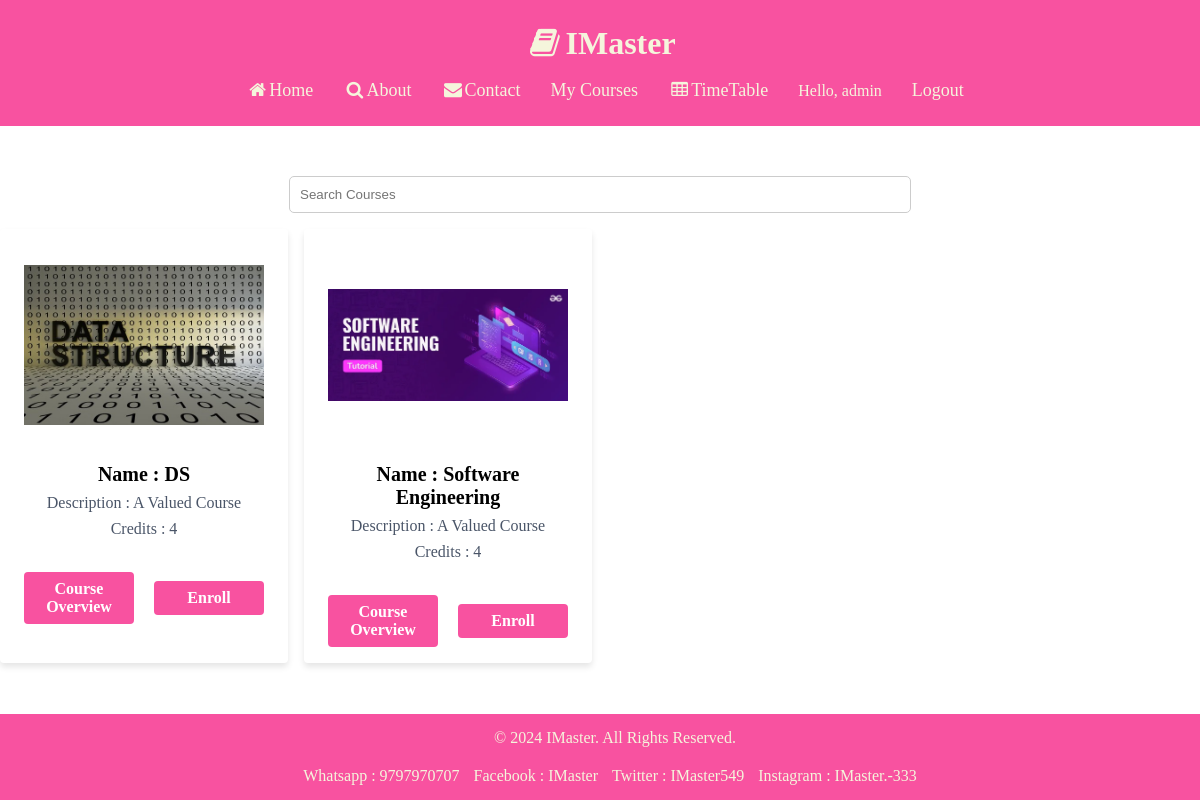
The app's page /home/ (signed in) with its own data.
### IMaster/models.py (models this page shows, shortened)
class Course(models.Model):
  course_name = models.CharField(max_length=100)
  credit = models.PositiveIntegerField()
  description = models.CharField(max_length=300)
  images = models.ImageField(upload_to='images')
  enrolled_students = models.ManyToManyField(User, related_name='enrolled_courses', blank=True)
  created_by = models.ForeignKey(User, on_delete=models.CASCADE)
  topics = models.ManyToManyField(Topic, related_name='courses')

### IMaster/views.py (the view)
# urls.py: path("home/", views.home, name="home"),
@login_required(login_url="info")
def home(request):
    courses = Course.objects.all()
    is_admin = request.user.groups.filter(name='Admin').exists()
    return render(request, "home.html", {"courses":courses, "is_admin":is_admin})

### IMaster/templates/home.html (shortened to what this page needs)
{% extends "base.html" %}
{% block content %}
{% load static %}
<div id="search">
  <input type="text" id="searchInput" class="form-control" placeholder="Search Courses">
</div>
<div class="my4 flex justify-center items-center">
  <div class="grid grid-cols-4 gap-4">
      {% for item in courses %}
      <div class="max-w-md mx-auto mb-4 rounded overflow-hidden shadow-lg">
          <div class="px-6 py-4">
            <div class="course-image-container">
              <img src="{% if item.images %}{{ item.images.url }}{% else %}{% static 'image/institution.png' %}{% endif %}" class="course-image" alt="Course Image">
            </div><br>
              <div class="flex justify-center items-center">
                  <div class="font-bold text-xl mb-2 course-name">Name : {{item.course_name}}</div>
              </div>
              <div class="flex justify-center items-center">
                  <p class="text-gray-700 text-base course-description">Description : {{item.description}}</p>
              </div>
              <div class="flex justify-center items-center">
                  <p class="text-gray-700 text-base course-credits">Credits : {{item.credit}}</p>
              </div>
              <br>
              <div class="button-container">
                <a href="{% url 'course_overview' item.id %}" class="view-course-button">
                    Course Overview
                </a>
                <a href="{% url 'enroll_course' item.id %}" class="view-course-button">
                    Enroll
                </a>
              </div>
          </div>
      </div>
      {% endfor %}
  </div>
</div>
{% endblock %}

### IMaster/templates/base.html (shortened to what this page needs)
{% load static %}
<!DOCTYPE html>
<html lang="en">
<head>
  <link rel="stylesheet" href="https://cdnjs.cloudflare.com/ajax/libs/font-awesome/4.7.0/css/font-awesome.min.css">
</head>
<body>
  <header class="navbar">
    <h1 class="text-4xl font-serif"><i class="fa fa-fw fa-book"></i>IMaster</h1><br>
    <nav class="nav">
        <ul>
            <li><a href="{% url 'home' %}"><i class="fa fa-fw fa-home"></i>Home</a></li>
            <li><a href="#"><i class="fa fa-fw fa-search"></i>About</a></li>
            <li><a href="#"><i class="fa fa-fw fa-envelope"></i>Contact</a></li>
            {% if user.is_authenticated %}
            <li><a href="{% url 'enrolled_courses' %}">My Courses</a></li>
            <li><a href="{% url 'timetable' %}"><i class="fa fa-fw fa-table"></i>TimeTable</a></li>
            <li style="color: beige; font-size: medium;">Hello, {{ user.username }}</li>
            <li><a href="{% url 'logout' %}" onclick="noBack()">Logout</a></li>
            {% else %}
            <li><a href="{% url 'signup' %}"><i class="fa fa-fw fa-user"></i>Signup</a></li>
            <li><a href="{% url 'login' %}"><i class="fa fa-fw fa-user"></i>Login</a></li>
            {% endif %}
        </ul>
    </nav>
</header>
  <div id="content" style="padding-top: 30px;">
    {% block content %}{% endblock %}
  </div><br><br><br>
  <footer class="footer">
    <p>&copy; 2024 IMaster. All Rights Reserved.</p>
    <ul>
      <li>Whatsapp : 9797970707</li>
      <li>Facebook : IMaster</li>
      <li>Twitter : IMaster549</li>
      <li>Instagram : IMaster.-333</li>
    </ul>
  </footer>
</body>
</html>

### IMaster/templates/base.html (style rules this page uses)
* { margin: 0; }
.navbar { padding: 25px; background-color: rgb(248, 82, 160); }
.navbar h1 { text-align: center; color: beige; }
.navbar a { text-decoration: none; }
.nav { display: flex; justify-content: center; }
.nav ul { display: flex; justify-content: center; align-items: center; }
.nav ul li { list-style: none; margin-right: 30px; }
.nav ul li a { text-decoration: none; color: beige; font-size: 18px; }
.footer { background-color: rgb(248, 82, 160); color: beige; text-align: center; padding: 15px; position: fixed; bottom: 0; width: 100%; }
.footer p { margin-bottom: 10px; }
.footer ul { list-style-type: none; padding: 0; margin-top: 20px; }
.footer ul li { display: inline-block; margin-right: 10px; }

### IMaster/templates/home.html (style rules this page uses)
body { margin: 0; padding: 0; box-sizing: border-box; }
.my4 { margin-top: 1rem; margin-bottom: 1rem; }
.flex { display: flex; }
.justify-center { justify-content: center; }
.items-center { align-items: center; }
.grid { display: grid; }
.grid-cols-4 { grid-template-columns: repeat(4, 1fr); }
.gap-4 { gap: 1rem; }
.max-w-md { max-width: 28rem; }
.mx-auto { margin-left: auto; margin-right: auto; }
.mb-4 { margin-bottom: 1rem; }
.rounded { border-radius: 0.25rem; }
.overflow-hidden { overflow: hidden; }
.shadow-lg { box-shadow: 0 4px 6px rgba(0, 0, 0, 0.1); }
.px-6 { padding-left: 1.5rem; padding-right: 1.5rem; }
.py-4 { padding-top: 1rem; padding-bottom: 1rem; }
.font-bold { font-weight: bold; }
.text-xl { font-size: 1.25rem; }
.text-base { font-size: 1rem; }
.text-gray-700 { color: #4a5568; }
.course-image-container { height: 200px; width: 100%; overflow: hidden; }
.course-image { width: 100%; height: 100%; object-fit: scale-down; }
.course-name { text-align: center; font-weight: bold; font-size: 1.25rem; margin-bottom: 0.5rem; }
.course-description { text-align: center; color: #4a5568; font-size: 1rem; margin-bottom: 0.5rem; }
.course-credits { text-align: center; color: #4a5568; font-size: 1rem; margin-bottom: 1rem; }
.button-container { display: flex; justify-content: space-between; align-items: center; gap: 20px; }
.view-course-button { width: 40%; background-color: rgb(248, 82, 160); color: #fff; font-weight: bold; text-align: center; padding: 0.5rem 1rem; border-radius: 0.25rem; text-decoration: none; }
#search { text-align: center; margin-top: 20px; }
#searchInput { width: 50%; padding: 10px; border: 1px solid #ccc; border-radius: 5px; }

### records on screen
Course: images (picture), course_name "DS", description "A Valued Course", credit "4"
Course: images (picture), course_name "Software Engineering", description "A Valued Course", credit "4"

### other values on screen
{{ user.username }} "admin"
